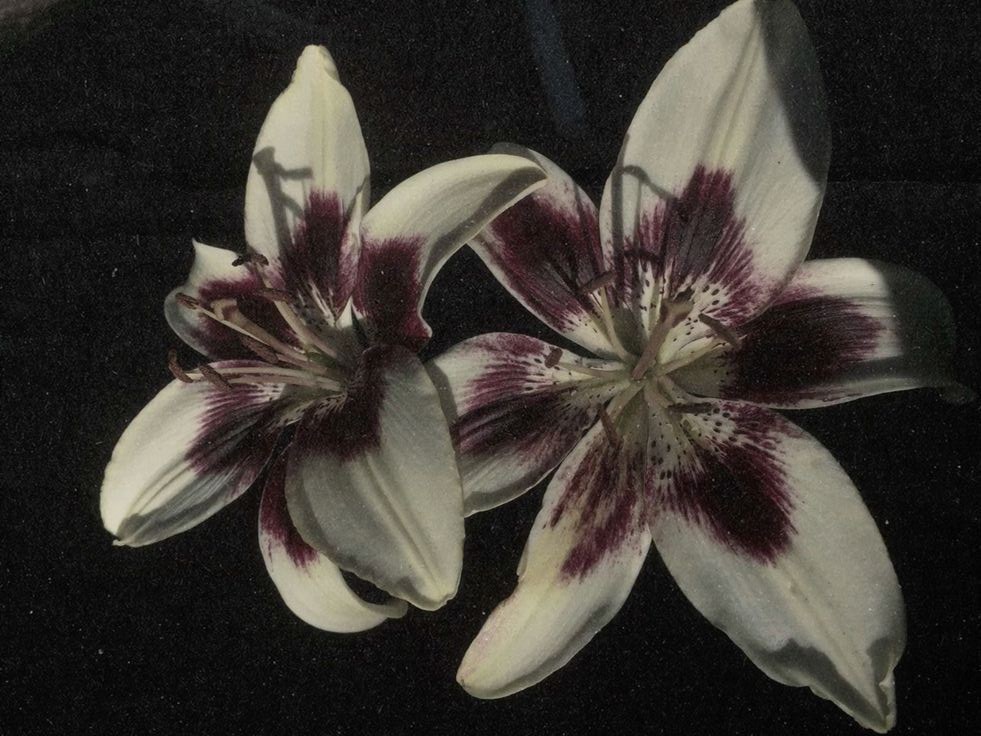
#> input picture fotos/florbonita.jpg, 981 x 736 px, found by its file name
$ python desenhando_escrevendo_emImagens_dia7.py
#> lines starting #> are read from the running program, lines starting #| are printed output that depends on the picture
import cv2 as cv
import numpy as np

## DESENHNADO EM IMAGENS:

img = cv.imread("fotos/florbonita.jpg")
#> img is the input picture: shape (736, 981, 3); mean B, G, R 49.4, 54.7, 58.9
cv.imshow("Flor", img)
telaParaDesenhar = np.zeros((500, 500, 3), dtype = "uint8")
# cria uma imagem de 500x500 com 3 cores, onde todos os pixels têm valor 0 (preto), usando números de 0 a 255.
# np.zeros() = cria uma matriz cheia de zeros.
# dtype = tipo de número que eu quero usar.
# uint8 = números vão de 0 a 255. 0 = preto, 255 = branco, valores no meio = tons de cinza.
cv.imshow("Tela", telaParaDesenhar)

# pintando a tela de verde:
telaParaDesenhar[:] = 0, 255, 0
# [:] = pinta a imagem INTEIRA com essa cor!
# (B, G, R) = 0, 255, 0
cv.imshow("Tela verde", telaParaDesenhar)
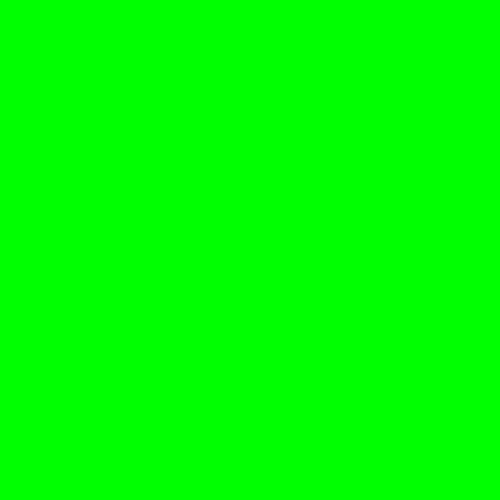
#> window 'Tela verde': shape (500, 500, 3); mean B, G, R 0, 255, 0

# pintando apenas uma parte da tela de vermelho:
telaParaDesenhar[200:300, 300:400] = 0, 0, 255
cv.imshow("Tela com uma pitadinha de vermelho", telaParaDesenhar)
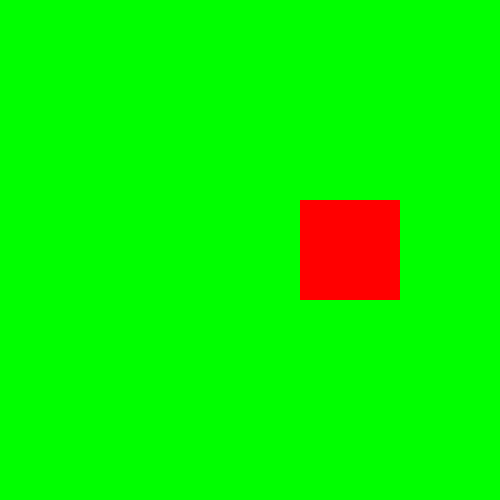
#> window 'Tela com uma pitadinha de verm': shape (500, 500, 3); mean B, G, R 0, 244.8, 10.2


"""
na hora de pintar, eu tive um erro interessante.
na linha 16, temos esse código: telaParaDesenhar[:] = 0, 255, 0
ao tentar pintar apenas uma parte da tela de verde na linha 22, não funcionou, porque a tela inteira estava verde.
isso acontece porque o código apenas pega essa imagem inicialmente modifica e a modifica novamente. ela não volta ao preto original definido lá em cima.
"""

# desenhando um retângulo:
cv.rectangle(telaParaDesenhar, (0,0), (250,250), (255, 0, 0), thickness = 2)
            # tela, origem do retangulo, final do retangulo, cor, grossura do triangulo.
cv.imshow("Retangulo", telaParaDesenhar)

# preenchendo o retangulo com cor:
cv.rectangle(telaParaDesenhar, (0,0), (250,250), (255, 0, 0), thickness = cv.FILLED)
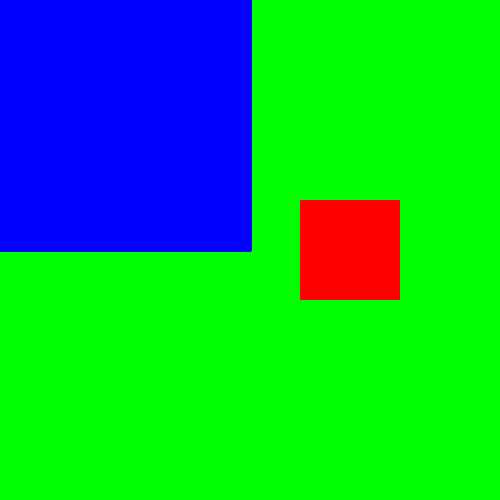
#> telaParaDesenhar: shape (500, 500, 3); mean of channels 0, 1, 2 64.8, 180, 10.2; drawn as B, G, R
cv.imshow("Retangulo preenchido", telaParaDesenhar)

# desenhando um círculo (criei uma tela do zero pra facilitar):
telaNova = np.zeros((500, 500, 3), dtype = "uint8")
cv.circle(telaNova, (250,250), 40, (255, 0, 0), thickness = 3)
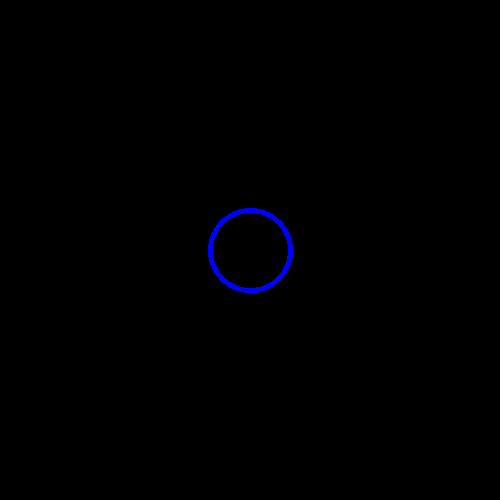
#> telaNova: shape (500, 500, 3); mean of channels 0, 1, 2 1.3, 0, 0; drawn as B, G, R
        # tela, centro, raio, cor, grossura.
cv.imshow("Tela com um círculo", telaNova)

# desenhando uma linha:
cv.line(telaNova, (0,0), (250,250), (255, 255, 255), thickness = 2)
cv.imshow("Tela com um círculo e uma linha", telaNova)

## ESCREVENDO EM IMAGENS:
cv.putText(telaNova, "Oieeeee!", (225, 225), cv.FONT_HERSHEY_PLAIN, 1.0, (0, 255, 0), thickness = 2)
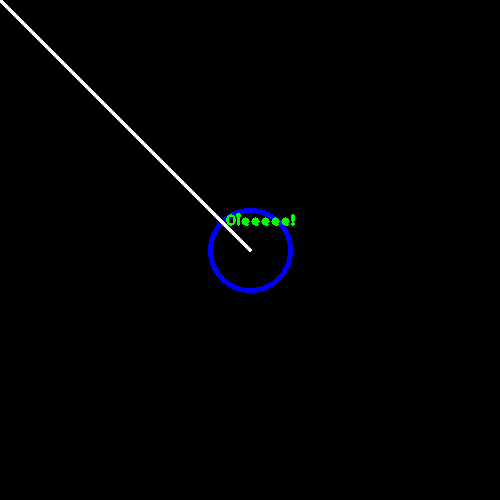
#> telaNova: shape (500, 500, 3); mean of channels 0, 1, 2 2.5, 1.7, 1.3; drawn as B, G, R
          # tela, texto a aparecer, ponto, fonte, tamanho, cor, grossura
cv.imshow("Texto", telaNova)
cv.waitKey(0)
